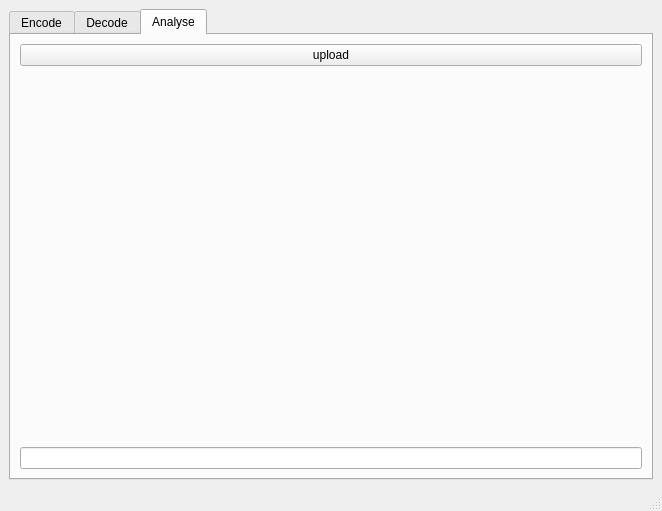
<?xml version="1.0" encoding="UTF-8"?>
<ui version="4.0">
 <class>MainWindow</class>
 <widget class="QMainWindow" name="MainWindow">
  <property name="geometry">
   <rect>
    <x>0</x>
    <y>0</y>
    <width>662</width>
    <height>511</height>
   </rect>
  </property>
  <property name="windowTitle">
   <string>Code Search</string>
  </property>
  <widget class="QWidget" name="centralwidget">
   <layout class="QGridLayout" name="gridLayout">
    <item row="0" column="0">
     <widget class="QTabWidget" name="tabWidget">
      <property name="currentIndex">
       <number>2</number>
      </property>
      <widget class="QWidget" name="tab">
       <attribute name="title">
        <string>Encode</string>
       </attribute>
       <layout class="QGridLayout" name="gridLayout_3">
        <item row="0" column="0">
         <widget class="QPushButton" name="chooseFileButton">
          <property name="text">
           <string>Choose File</string>
          </property>
         </widget>
        </item>
        <item row="0" column="1">
         <widget class="QLabel" name="showFileName">
          <property name="text">
           <string/>
          </property>
         </widget>
        </item>
        <item row="1" column="1" rowspan="4">
         <widget class="QLabel" name="imageShow">
          <property name="text">
           <string/>
          </property>
         </widget>
        </item>
        <item row="5" column="0" colspan="2">
         <widget class="QPushButton" name="encodeButton">
          <property name="text">
           <string>Encode</string>
          </property>
         </widget>
        </item>
        <item row="2" column="0">
         <widget class="QPushButton" name="ChooseImageButton">
          <property name="text">
           <string>Choose Image</string>
          </property>
         </widget>
        </item>
       </layout>
      </widget>
      <widget class="QWidget" name="tab_2">
       <attribute name="title">
        <string>Decode</string>
       </attribute>
       <layout class="QGridLayout" name="gridLayout_2">
        <item row="2" column="0" colspan="2">
         <widget class="QPushButton" name="decodeButton">
          <property name="text">
           <string>decode</string>
          </property>
         </widget>
        </item>
        <item row="0" column="0" colspan="2">
         <widget class="QPushButton" name="uploadButtonForDecode">
          <property name="text">
           <string>upload</string>
          </property>
         </widget>
        </item>
        <item row="3" column="0" colspan="2">
         <widget class="QPushButton" name="downloadButton">
          <property name="text">
           <string>download secret</string>
          </property>
         </widget>
        </item>
        <item row="1" column="0" colspan="2">
         <widget class="QLabel" name="showImageDecode">
          <property name="text">
           <string/>
          </property>
         </widget>
        </item>
       </layout>
      </widget>
      <widget class="QWidget" name="tab_3">
       <attribute name="title">
        <string>Analyse</string>
       </attribute>
       <layout class="QGridLayout" name="gridLayout_4">
        <item row="1" column="0">
         <widget class="QLabel" name="showImageAnalyse">
          <property name="text">
           <string/>
          </property>
         </widget>
        </item>
        <item row="0" column="0">
         <widget class="QPushButton" name="uploadButtonForAnalyse">
          <property name="text">
           <string>upload</string>
          </property>
         </widget>
        </item>
        <item row="2" column="0">
         <widget class="QLineEdit" name="showResult"/>
        </item>
       </layout>
      </widget>
     </widget>
    </item>
   </layout>
  </widget>
  <widget class="QMenuBar" name="menubar">
   <property name="geometry">
    <rect>
     <x>0</x>
     <y>0</y>
     <width>662</width>
     <height>24</height>
    </rect>
   </property>
  </widget>
  <widget class="QStatusBar" name="statusbar"/>
 </widget>
 <resources/>
 <connections/>
</ui>
